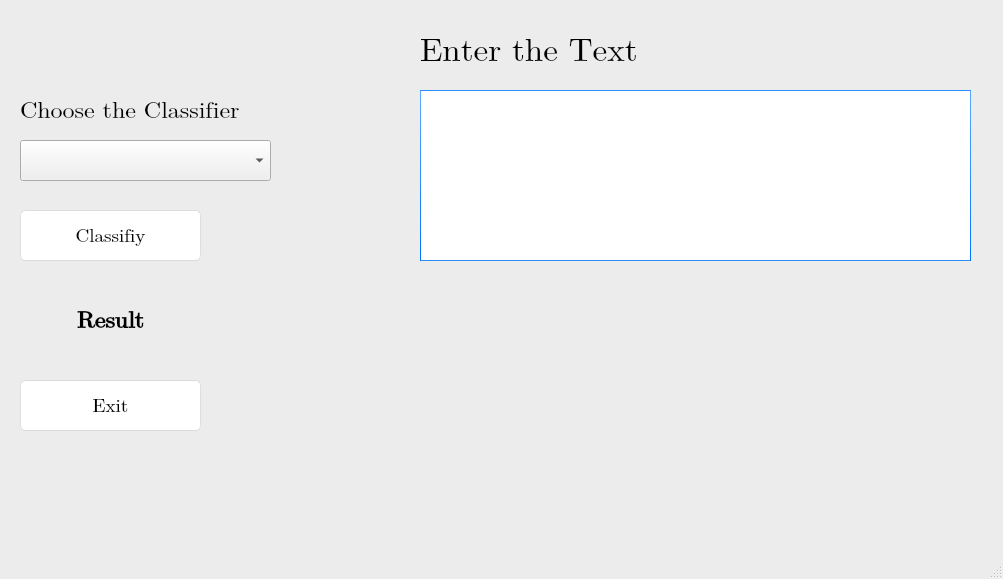
<?xml version="1.0" encoding="UTF-8"?>
<ui version="4.0">
 <class>MainWindow</class>
 <widget class="QMainWindow" name="MainWindow">
  <property name="geometry">
   <rect>
    <x>0</x>
    <y>0</y>
    <width>1003</width>
    <height>579</height>
   </rect>
  </property>
  <property name="windowTitle">
   <string>MainWindow</string>
  </property>
  <property name="styleSheet">
   <string notr="true">QMainWindow {
	background-color:#ececec;
}
QTextEdit {
	border-width: 1px;
	border-style: solid;
	border-color: qlineargradient(spread:pad, x1:0.5, y1:1, x2:0.5, y2:0, stop:0 rgba(0, 113, 255, 255), stop:1 rgba(91, 171, 252, 255));
}
QPlainTextEdit {
	border-width: 1px;
	border-style: solid;
	border-color: qlineargradient(spread:pad, x1:0.5, y1:1, x2:0.5, y2:0, stop:0 rgba(0, 113, 255, 255), stop:1 rgba(91, 171, 252, 255));
}
QToolButton {
	border-style: solid;
	border-top-color: qlineargradient(spread:pad, x1:0.5, y1:1, x2:0.5, y2:0, stop:0 rgb(215, 215, 215), stop:1 rgb(222, 222, 222));
	border-right-color: qlineargradient(spread:pad, x1:0, y1:0.5, x2:1, y2:0.5, stop:0 rgb(217, 217, 217), stop:1 rgb(227, 227, 227));
	border-left-color: qlineargradient(spread:pad, x1:0, y1:0.5, x2:1, y2:0.5, stop:0 rgb(227, 227, 227), stop:1 rgb(217, 217, 217));
	border-bottom-color: qlineargradient(spread:pad, x1:0.5, y1:1, x2:0.5, y2:0, stop:0 rgb(215, 215, 215), stop:1 rgb(222, 222, 222));
	border-width: 1px;
	border-radius: 5px;
	color: rgb(0,0,0);
	padding: 2px;
	background-color: rgb(255,255,255);
}
QToolButton:hover{
	border-style: solid;
	border-top-color: qlineargradient(spread:pad, x1:0.5, y1:1, x2:0.5, y2:0, stop:0 rgb(195, 195, 195), stop:1 rgb(222, 222, 222));
	border-right-color: qlineargradient(spread:pad, x1:0, y1:0.5, x2:1, y2:0.5, stop:0 rgb(197, 197, 197), stop:1 rgb(227, 227, 227));
	border-left-color: qlineargradient(spread:pad, x1:0, y1:0.5, x2:1, y2:0.5, stop:0 rgb(227, 227, 227), stop:1 rgb(197, 197, 197));
	border-bottom-color: qlineargradient(spread:pad, x1:0.5, y1:1, x2:0.5, y2:0, stop:0 rgb(195, 195, 195), stop:1 rgb(222, 222, 222));
	border-width: 1px;
	border-radius: 5px;
	color: rgb(0,0,0);
	padding: 2px;
	background-color: rgb(255,255,255);
}
QToolButton:pressed{
	border-style: solid;
	border-top-color: qlineargradient(spread:pad, x1:0.5, y1:1, x2:0.5, y2:0, stop:0 rgb(215, 215, 215), stop:1 rgb(222, 222, 222));
	border-right-color: qlineargradient(spread:pad, x1:0, y1:0.5, x2:1, y2:0.5, stop:0 rgb(217, 217, 217), stop:1 rgb(227, 227, 227));
	border-left-color: qlineargradient(spread:pad, x1:0, y1:0.5, x2:1, y2:0.5, stop:0 rgb(227, 227, 227), stop:1 rgb(217, 217, 217));
	border-bottom-color: qlineargradient(spread:pad, x1:0.5, y1:1, x2:0.5, y2:0, stop:0 rgb(215, 215, 215), stop:1 rgb(222, 222, 222));
	border-width: 1px;
	border-radius: 5px;
	color: rgb(0,0,0);
	padding: 2px;
	background-color: rgb(142,142,142);
}
QPushButton{
	border-style: solid;
	border-top-color: qlineargradient(spread:pad, x1:0.5, y1:1, x2:0.5, y2:0, stop:0 rgb(215, 215, 215), stop:1 rgb(222, 222, 222));
	border-right-color: qlineargradient(spread:pad, x1:0, y1:0.5, x2:1, y2:0.5, stop:0 rgb(217, 217, 217), stop:1 rgb(227, 227, 227));
	border-left-color: qlineargradient(spread:pad, x1:0, y1:0.5, x2:1, y2:0.5, stop:0 rgb(227, 227, 227), stop:1 rgb(217, 217, 217));
	border-bottom-color: qlineargradient(spread:pad, x1:0.5, y1:1, x2:0.5, y2:0, stop:0 rgb(215, 215, 215), stop:1 rgb(222, 222, 222));
	border-width: 1px;
	border-radius: 5px;
	color: rgb(0,0,0);
	padding: 2px;
	background-color: rgb(255,255,255);
}
QPushButton::default{
	border-style: solid;
	border-top-color: qlineargradient(spread:pad, x1:0.5, y1:1, x2:0.5, y2:0, stop:0 rgb(215, 215, 215), stop:1 rgb(222, 222, 222));
	border-right-color: qlineargradient(spread:pad, x1:0, y1:0.5, x2:1, y2:0.5, stop:0 rgb(217, 217, 217), stop:1 rgb(227, 227, 227));
	border-left-color: qlineargradient(spread:pad, x1:0, y1:0.5, x2:1, y2:0.5, stop:0 rgb(227, 227, 227), stop:1 rgb(217, 217, 217));
	border-bottom-color: qlineargradient(spread:pad, x1:0.5, y1:1, x2:0.5, y2:0, stop:0 rgb(215, 215, 215), stop:1 rgb(222, 222, 222));
	border-width: 1px;
	border-radius: 5px;
	color: rgb(0,0,0);
	padding: 2px;
	background-color: rgb(255,255,255);
}
QPushButton:hover{
	border-style: solid;
	border-top-color: qlineargradient(spread:pad, x1:0.5, y1:1, x2:0.5, y2:0, stop:0 rgb(195, 195, 195), stop:1 rgb(222, 222, 222));
	border-right-color: qlineargradient(spread:pad, x1:0, y1:0.5, x2:1, y2:0.5, stop:0 rgb(197, 197, 197), stop:1 rgb(227, 227, 227));
	border-left-color: qlineargradient(spread:pad, x1:0, y1:0.5, x2:1, y2:0.5, stop:0 rgb(227, 227, 227), stop:1 rgb(197, 197, 197));
	border-bottom-color: qlineargradient(spread:pad, x1:0.5, y1:1, x2:0.5, y2:0, stop:0 rgb(195, 195, 195), stop:1 rgb(222, 222, 222));
	border-width: 1px;
	border-radius: 5px;
	color: rgb(0,0,0);
	padding: 2px;
	background-color: rgb(255,255,255);
}
QPushButton:pressed{
	border-style: solid;
	border-top-color: qlineargradient(spread:pad, x1:0.5, y1:1, x2:0.5, y2:0, stop:0 rgb(215, 215, 215), stop:1 rgb(222, 222, 222));
	border-right-color: qlineargradient(spread:pad, x1:0, y1:0.5, x2:1, y2:0.5, stop:0 rgb(217, 217, 217), stop:1 rgb(227, 227, 227));
	border-left-color: qlineargradient(spread:pad, x1:0, y1:0.5, x2:1, y2:0.5, stop:0 rgb(227, 227, 227), stop:1 rgb(217, 217, 217));
	border-bottom-color: qlineargradient(spread:pad, x1:0.5, y1:1, x2:0.5, y2:0, stop:0 rgb(215, 215, 215), stop:1 rgb(222, 222, 222));
	border-width: 1px;
	border-radius: 5px;
	color: rgb(0,0,0);
	padding: 2px;
	background-color: rgb(142,142,142);
}
QPushButton:disabled{
	border-style: solid;
	border-top-color: qlineargradient(spread:pad, x1:0.5, y1:1, x2:0.5, y2:0, stop:0 rgb(215, 215, 215), stop:1 rgb(222, 222, 222));
	border-right-color: qlineargradient(spread:pad, x1:0, y1:0.5, x2:1, y2:0.5, stop:0 rgb(217, 217, 217), stop:1 rgb(227, 227, 227));
	border-left-color: qlineargradient(spread:pad, x1:0, y1:0.5, x2:1, y2:0.5, stop:0 rgb(227, 227, 227), stop:1 rgb(217, 217, 217));
	border-bottom-color: qlineargradient(spread:pad, x1:0.5, y1:1, x2:0.5, y2:0, stop:0 rgb(215, 215, 215), stop:1 rgb(222, 222, 222));
	border-width: 1px;
	border-radius: 5px;
	color: #808086;
	padding: 2px;
	background-color: rgb(142,142,142);
}
QLineEdit {
	border-width: 1px; border-radius: 4px;
	border-style: solid;
	border-color: qlineargradient(spread:pad, x1:0.5, y1:1, x2:0.5, y2:0, stop:0 rgba(0, 113, 255, 255), stop:1 rgba(91, 171, 252, 255));
}
QLabel {
	color: #000000;
}
QLCDNumber {
	color: rgb(0, 113, 255, 255);
}
QProgressBar {
	text-align: center;
	color: rgb(240, 240, 240);
	border-width: 1px; 
	border-radius: 10px;
	border-color: rgb(230, 230, 230);
	border-style: solid;
	background-color:rgb(207,207,207);
}
QProgressBar::chunk {
	background-color: qlineargradient(spread:pad, x1:0.5, y1:1, x2:0.5, y2:0, stop:0 rgba(49, 147, 250, 255), stop:1 rgba(34, 142, 255, 255));
	border-radius: 10px;
}
QMenuBar {
	background-color: qlineargradient(spread:pad, x1:0.5, y1:1, x2:0.5, y2:0, stop:0 rgba(207, 209, 207, 255), stop:1 rgba(230, 229, 230, 255));
}
QMenuBar::item {
	color: #000000;
  	spacing: 3px;
  	padding: 1px 4px;
	background-color: qlineargradient(spread:pad, x1:0.5, y1:1, x2:0.5, y2:0, stop:0 rgba(207, 209, 207, 255), stop:1 rgba(230, 229, 230, 255));
}

QMenuBar::item:selected {
  	background-color: qlineargradient(spread:pad, x1:0.5, y1:1, x2:0.5, y2:0, stop:0 rgba(0, 113, 255, 255), stop:1 rgba(91, 171, 252, 255));
	color: #FFFFFF;
}
QMenu::item:selected {
	border-style: solid;
	border-top-color: transparent;
	border-right-color: transparent;
	border-left-color: qlineargradient(spread:pad, x1:0.5, y1:1, x2:0.5, y2:0, stop:0 rgba(0, 113, 255, 255), stop:1 rgba(91, 171, 252, 255));
	border-bottom-color: transparent;
	border-left-width: 2px;
	color: #000000;
	padding-left:15px;
	padding-top:4px;
	padding-bottom:4px;
	padding-right:7px;
}
QMenu::item {
	border-style: solid;
	border-top-color: transparent;
	border-right-color: transparent;
	border-left-color: transparent;
	border-bottom-color: transparent;
	border-bottom-width: 1px;
	color: #000000;
	padding-left:17px;
	padding-top:4px;
	padding-bottom:4px;
	padding-right:7px;
}
QTabWidget {
	color:rgb(0,0,0);
	background-color:#000000;
}
QTabWidget::pane {
		border-color: rgb(223,223,223);
		background-color:rgb(226,226,226);
		border-style: solid;
		border-width: 2px;
    	border-radius: 6px;
}
QTabBar::tab:first {
	border-style: solid;
	border-left-width:1px;
	border-right-width:0px;
	border-top-width:1px;
	border-bottom-width:1px;
	border-top-color: rgb(209,209,209);
	border-left-color: qlineargradient(spread:pad, x1:0.5, y1:1, x2:0.5, y2:0, stop:0 rgba(209, 209, 209, 209), stop:1 rgba(229, 229, 229, 229));
	border-bottom-color: rgb(229,229,229);
	border-top-left-radius: 4px;
	border-bottom-left-radius: 4px;
	color: #000000;
	padding: 3px;
	margin-left:0px;
	background-color: qlineargradient(spread:pad, x1:0.5, y1:1, x2:0.5, y2:0, stop:0 rgba(247, 247, 247, 255), stop:1 rgba(255, 255, 255, 255));
}
QTabBar::tab:last {
	border-style: solid;
	border-width:1px;
	border-top-color: rgb(209,209,209);
	border-left-color: qlineargradient(spread:pad, x1:0.5, y1:1, x2:0.5, y2:0, stop:0 rgba(209, 209, 209, 209), stop:1 rgba(229, 229, 229, 229));
	border-right-color: qlineargradient(spread:pad, x1:0.5, y1:1, x2:0.5, y2:0, stop:0 rgba(209, 209, 209, 209), stop:1 rgba(229, 229, 229, 229));
	border-bottom-color: rgb(229,229,229);
	border-top-right-radius: 4px;
	border-bottom-right-radius: 4px;
	color: #000000;
	padding: 3px;
	margin-left:0px;
	background-color: qlineargradient(spread:pad, x1:0.5, y1:1, x2:0.5, y2:0, stop:0 rgba(247, 247, 247, 255), stop:1 rgba(255, 255, 255, 255));
}
QTabBar::tab {
	border-style: solid;
	border-top-width:1px;
	border-bottom-width:1px;
	border-left-width:1px;
	border-top-color: rgb(209,209,209);
	border-left-color: qlineargradient(spread:pad, x1:0.5, y1:1, x2:0.5, y2:0, stop:0 rgba(209, 209, 209, 209), stop:1 rgba(229, 229, 229, 229));
	border-bottom-color: rgb(229,229,229);
	color: #000000;
	padding: 3px;
	margin-left:0px;
	background-color: qlineargradient(spread:pad, x1:0.5, y1:1, x2:0.5, y2:0, stop:0 rgba(247, 247, 247, 255), stop:1 rgba(255, 255, 255, 255));
}
QTabBar::tab:selected, QTabBar::tab:last:selected, QTabBar::tab:hover {
  	border-style: solid;
  	border-left-width:1px;
	border-right-color: transparent;
	border-top-color: rgb(209,209,209);
	border-left-color: qlineargradient(spread:pad, x1:0.5, y1:1, x2:0.5, y2:0, stop:0 rgba(209, 209, 209, 209), stop:1 rgba(229, 229, 229, 229));
	border-bottom-color: rgb(229,229,229);
	color: #FFFFFF;
	padding: 3px;
	margin-left:0px;
	background-color: qlineargradient(spread:pad, x1:0.5, y1:1, x2:0.5, y2:0, stop:0 rgba(0, 113, 255, 255), stop:1 rgba(91, 171, 252, 255));
}

QTabBar::tab:selected, QTabBar::tab:first:selected, QTabBar::tab:hover {
  	border-style: solid;
  	border-left-width:1px;
  	border-bottom-width:1px;
  	border-top-width:1px;
	border-right-color: transparent;
	border-top-color: rgb(209,209,209);
	border-left-color: qlineargradient(spread:pad, x1:0.5, y1:1, x2:0.5, y2:0, stop:0 rgba(209, 209, 209, 209), stop:1 rgba(229, 229, 229, 229));
	border-bottom-color: rgb(229,229,229);
	color: #FFFFFF;
	padding: 3px;
	margin-left:0px;
	background-color: qlineargradient(spread:pad, x1:0.5, y1:1, x2:0.5, y2:0, stop:0 rgba(0, 113, 255, 255), stop:1 rgba(91, 171, 252, 255));
}

QCheckBox {
	color: #000000;
	padding: 2px;
}
QCheckBox:disabled {
	color: #808086;
	padding: 2px;
}

QCheckBox:hover {
	border-radius:4px;
	border-style:solid;
	padding-left: 1px;
	padding-right: 1px;
	padding-bottom: 1px;
	padding-top: 1px;
	border-width:1px;
	border-color: transparent;
}
QCheckBox::indicator:checked {

	height: 10px;
	width: 10px;
	border-style:solid;
	border-width: 1px;
	border-color: qlineargradient(spread:pad, x1:0.5, y1:1, x2:0.5, y2:0, stop:0 rgba(0, 113, 255, 255), stop:1 rgba(91, 171, 252, 255));
	color: #000000;
	background-color: qlineargradient(spread:pad, x1:0.5, y1:1, x2:0.5, y2:0, stop:0 rgba(0, 113, 255, 255), stop:1 rgba(91, 171, 252, 255));
}
QCheckBox::indicator:unchecked {

	height: 10px;
	width: 10px;
	border-style:solid;
	border-width: 1px;
	border-color: qlineargradient(spread:pad, x1:0.5, y1:1, x2:0.5, y2:0, stop:0 rgba(0, 113, 255, 255), stop:1 rgba(91, 171, 252, 255));
	color: #000000;
}
QRadioButton {
	color: 000000;
	padding: 1px;
}
QRadioButton::indicator:checked {
	height: 10px;
	width: 10px;
	border-style:solid;
	border-radius:5px;
	border-width: 1px;
	border-color: qlineargradient(spread:pad, x1:0.5, y1:1, x2:0.5, y2:0, stop:0 rgba(0, 113, 255, 255), stop:1 rgba(91, 171, 252, 255));
	color: #a9b7c6;
	background-color: qlineargradient(spread:pad, x1:0.5, y1:1, x2:0.5, y2:0, stop:0 rgba(0, 113, 255, 255), stop:1 rgba(91, 171, 252, 255));
}
QRadioButton::indicator:!checked {
	height: 10px;
	width: 10px;
	border-style:solid;
	border-radius:5px;
	border-width: 1px;
	border-color: qlineargradient(spread:pad, x1:0.5, y1:1, x2:0.5, y2:0, stop:0 rgba(0, 113, 255, 255), stop:1 rgba(91, 171, 252, 255));
	color: #a9b7c6;
	background-color: transparent;
}
QStatusBar {
	color:#027f7f;
}
QSpinBox {
	border-style: solid;
	border-width: 1px;
	border-color: qlineargradient(spread:pad, x1:0.5, y1:1, x2:0.5, y2:0, stop:0 rgba(0, 113, 255, 255), stop:1 rgba(91, 171, 252, 255));
}
QDoubleSpinBox {
	border-style: solid;
	border-width: 1px;
	border-color: qlineargradient(spread:pad, x1:0.5, y1:1, x2:0.5, y2:0, stop:0 rgba(0, 113, 255, 255), stop:1 rgba(91, 171, 252, 255));
}
QTimeEdit {
	border-style: solid;
	border-width: 1px;
	border-color: qlineargradient(spread:pad, x1:0.5, y1:1, x2:0.5, y2:0, stop:0 rgba(0, 113, 255, 255), stop:1 rgba(91, 171, 252, 255));
}
QDateTimeEdit {
	border-style: solid;
	border-width: 1px;
	border-color: qlineargradient(spread:pad, x1:0.5, y1:1, x2:0.5, y2:0, stop:0 rgba(0, 113, 255, 255), stop:1 rgba(91, 171, 252, 255));
}
QDateEdit {
	border-style: solid;
	border-width: 1px;
	border-color: qlineargradient(spread:pad, x1:0.5, y1:1, x2:0.5, y2:0, stop:0 rgba(0, 113, 255, 255), stop:1 rgba(91, 171, 252, 255));
}

QToolBox {
	color: #a9b7c6;
	background-color:#000000;
}
QToolBox::tab {
	color: #a9b7c6;
	background-color:#000000;
}
QToolBox::tab:selected {
	color: #FFFFFF;
	background-color:#000000;
}
QScrollArea {
	color: #FFFFFF;
	background-color:#000000;
}
QSlider::groove:horizontal {
	height: 5px;
	background-color: qlineargradient(spread:pad, x1:0.5, y1:1, x2:0.5, y2:0, stop:0 rgba(49, 147, 250, 255), stop:1 rgba(34, 142, 255, 255));
}
QSlider::groove:vertical {
	width: 5px;
	background-color: qlineargradient(spread:pad, x1:0.5, y1:1, x2:0.5, y2:0, stop:0 rgba(49, 147, 250, 255), stop:1 rgba(34, 142, 255, 255));
}
QSlider::handle:horizontal {
	background: rgb(253,253,253);
	border-style: solid;
	border-width: 1px;
	border-color: rgb(207,207,207);
	width: 12px;
	margin: -5px 0;
	border-radius: 7px;
}
QSlider::handle:vertical {
	background: rgb(253,253,253);
	border-style: solid;
	border-width: 1px;
	border-color: rgb(207,207,207);
	height: 12px;
	margin: 0 -5px;
	border-radius: 7px;
}
QSlider::add-page:horizontal {
    background: rgb(181,181,181);
}
QSlider::add-page:vertical {
    background: rgb(181,181,181);
}
QSlider::sub-page:horizontal {
    background-color: qlineargradient(spread:pad, x1:0.5, y1:1, x2:0.5, y2:0, stop:0 rgba(49, 147, 250, 255), stop:1 rgba(34, 142, 255, 255));
}
QSlider::sub-page:vertical {
    background-color: qlineargradient(spread:pad, y1:0.5, x1:1, y2:0.5, x2:0, stop:0 rgba(49, 147, 250, 255), stop:1 rgba(34, 142, 255, 255));
}
QScrollBar:horizontal {
	max-height: 20px;
	border: 1px transparent grey;
	margin: 0px 20px 0px 20px;
}
QScrollBar:vertical {
	max-width: 20px;
	border: 1px transparent grey;
	margin: 20px 0px 20px 0px;
}
QScrollBar::handle:horizontal {
	background: rgb(253,253,253);
	border-style: solid;
	border-width: 1px;
	border-color: rgb(207,207,207);
	border-radius: 7px;
	min-width: 25px;
}
QScrollBar::handle:horizontal:hover {
	background: rgb(253,253,253);
	border-style: solid;
	border-width: 1px;
	border-color: rgb(147, 200, 200);
	border-radius: 7px;
	min-width: 25px;
}
QScrollBar::handle:vertical {
	background: rgb(253,253,253);
	border-style: solid;
	border-width: 1px;
	border-color: rgb(207,207,207);
	border-radius: 7px;
	min-height: 25px;
}
QScrollBar::handle:vertical:hover {
	background: rgb(253,253,253);
	border-style: solid;
	border-width: 1px;
	border-color: rgb(147, 200, 200);
	border-radius: 7px;
	min-height: 25px;
}
QScrollBar::add-line:horizontal {
   border: 2px transparent grey;
   border-top-right-radius: 7px;
   border-bottom-right-radius: 7px;
   background: rgba(34, 142, 255, 255);
   width: 20px;
   subcontrol-position: right;
   subcontrol-origin: margin;
}
QScrollBar::add-line:horizontal:pressed {
   border: 2px transparent grey;
   border-top-right-radius: 7px;
   border-bottom-right-radius: 7px;
   background: rgb(181,181,181);
   width: 20px;
   subcontrol-position: right;
   subcontrol-origin: margin;
}
QScrollBar::add-line:vertical {
   border: 2px transparent grey;
   border-bottom-left-radius: 7px;
   border-bottom-right-radius: 7px;
   background: rgba(34, 142, 255, 255);
   height: 20px;
   subcontrol-position: bottom;
   subcontrol-origin: margin;
}
QScrollBar::add-line:vertical:pressed {
   border: 2px transparent grey;
   border-bottom-left-radius: 7px;
   border-bottom-right-radius: 7px;
   background: rgb(181,181,181);
   height: 20px;
   subcontrol-position: bottom;
   subcontrol-origin: margin;
}
QScrollBar::sub-line:horizontal {
   border: 2px transparent grey;
   border-top-left-radius: 7px;
   border-bottom-left-radius: 7px;
   background: rgba(34, 142, 255, 255);
   width: 20px;
   subcontrol-position: left;
   subcontrol-origin: margin;
}
QScrollBar::sub-line:horizontal:pressed {
   border: 2px transparent grey;
   border-top-left-radius: 7px;
   border-bottom-left-radius: 7px;
   background: rgb(181,181,181);
   width: 20px;
   subcontrol-position: left;
   subcontrol-origin: margin;
}
QScrollBar::sub-line:vertical {
   border: 2px transparent grey;
   border-top-left-radius: 7px;
   border-top-right-radius: 7px;
   background: rgba(34, 142, 255, 255);
   height: 20px;
   subcontrol-position: top;
   subcontrol-origin: margin;
}
QScrollBar::sub-line:vertical:pressed {
   border: 2px transparent grey;
   border-top-left-radius: 7px;
   border-top-right-radius: 7px;
   background: rgb(181,181,181);
   height: 20px;
   subcontrol-position: top;
   subcontrol-origin: margin;
}
QScrollBar::left-arrow:horizontal {
   border: 1px transparent grey;
   border-top-left-radius: 3px;
   border-bottom-left-radius: 3px;
   width: 6px;
   height: 6px;
   background: white;
}
QScrollBar::right-arrow:horizontal {
   border: 1px transparent grey;
   border-top-right-radius: 3px;
   border-bottom-right-radius: 3px;
   width: 6px;
   height: 6px;
   background: white;
}
QScrollBar::up-arrow:vertical {
   border: 1px transparent grey;
   border-top-left-radius: 3px;
   border-top-right-radius: 3px;
   width: 6px;
   height: 6px;
   background: white;
}
QScrollBar::down-arrow:vertical {
   border: 1px transparent grey;
   border-bottom-left-radius: 3px;
   border-bottom-right-radius: 3px;
   width: 6px;
   height: 6px;
   background: white;
}
QScrollBar::add-page:horizontal, QScrollBar::sub-page:horizontal {
   background: none;
}
QScrollBar::add-page:vertical, QScrollBar::sub-page:vertical {
   background: none;
}</string>
  </property>
  <widget class="QWidget" name="centralwidget">
   <widget class="QLabel" name="label">
    <property name="geometry">
     <rect>
      <x>420</x>
      <y>20</y>
      <width>281</width>
      <height>61</height>
     </rect>
    </property>
    <property name="font">
     <font>
      <family>Cambria Math</family>
      <pointsize>25</pointsize>
     </font>
    </property>
    <property name="text">
     <string>Enter the Text</string>
    </property>
   </widget>
   <widget class="QPushButton" name="exit">
    <property name="geometry">
     <rect>
      <x>20</x>
      <y>380</y>
      <width>181</width>
      <height>51</height>
     </rect>
    </property>
    <property name="font">
     <font>
      <family>Cambria Math</family>
      <pointsize>14</pointsize>
     </font>
    </property>
    <property name="styleSheet">
     <string notr="true"/>
    </property>
    <property name="text">
     <string>Exit</string>
    </property>
    <property name="autoDefault">
     <bool>false</bool>
    </property>
    <property name="default">
     <bool>false</bool>
    </property>
    <property name="flat">
     <bool>false</bool>
    </property>
   </widget>
   <widget class="QLabel" name="result">
    <property name="geometry">
     <rect>
      <x>20</x>
      <y>280</y>
      <width>181</width>
      <height>81</height>
     </rect>
    </property>
    <property name="font">
     <font>
      <family>Cambria Math</family>
      <pointsize>18</pointsize>
      <weight>75</weight>
      <bold>true</bold>
     </font>
    </property>
    <property name="frameShadow">
     <enum>QFrame::Raised</enum>
    </property>
    <property name="text">
     <string>Result</string>
    </property>
    <property name="alignment">
     <set>Qt::AlignCenter</set>
    </property>
   </widget>
   <widget class="QPushButton" name="classify">
    <property name="geometry">
     <rect>
      <x>20</x>
      <y>210</y>
      <width>181</width>
      <height>51</height>
     </rect>
    </property>
    <property name="font">
     <font>
      <family>Cambria Math</family>
      <pointsize>14</pointsize>
     </font>
    </property>
    <property name="styleSheet">
     <string notr="true"/>
    </property>
    <property name="text">
     <string>Classifiy</string>
    </property>
    <property name="autoDefault">
     <bool>false</bool>
    </property>
    <property name="default">
     <bool>false</bool>
    </property>
    <property name="flat">
     <bool>false</bool>
    </property>
   </widget>
   <widget class="QPlainTextEdit" name="text_edit">
    <property name="geometry">
     <rect>
      <x>420</x>
      <y>90</y>
      <width>551</width>
      <height>171</height>
     </rect>
    </property>
   </widget>
   <widget class="QComboBox" name="model_menu">
    <property name="geometry">
     <rect>
      <x>20</x>
      <y>140</y>
      <width>251</width>
      <height>41</height>
     </rect>
    </property>
   </widget>
   <widget class="QLabel" name="label_2">
    <property name="geometry">
     <rect>
      <x>20</x>
      <y>80</y>
      <width>281</width>
      <height>61</height>
     </rect>
    </property>
    <property name="font">
     <font>
      <family>Cambria Math</family>
      <pointsize>18</pointsize>
     </font>
    </property>
    <property name="text">
     <string>Choose the Classifier</string>
    </property>
   </widget>
   <widget class="QLabel" name="image_display">
    <property name="geometry">
     <rect>
      <x>420</x>
      <y>280</y>
      <width>551</width>
      <height>221</height>
     </rect>
    </property>
    <property name="text">
     <string/>
    </property>
   </widget>
  </widget>
  <widget class="QMenuBar" name="menubar">
   <property name="geometry">
    <rect>
     <x>0</x>
     <y>0</y>
     <width>1003</width>
     <height>23</height>
    </rect>
   </property>
  </widget>
  <widget class="QStatusBar" name="statusbar"/>
 </widget>
 <resources/>
 <connections/>
</ui>
